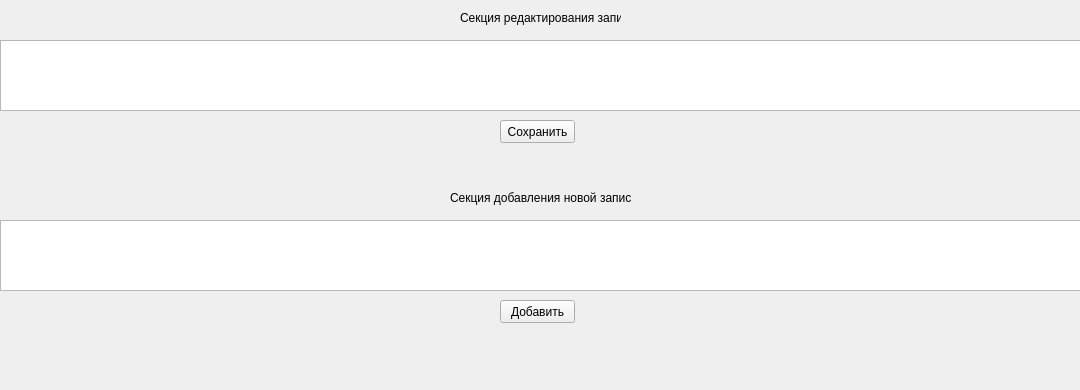
<?xml version="1.0" encoding="UTF-8"?>
<ui version="4.0">
 <class>Form</class>
 <widget class="QWidget" name="Form">
  <property name="geometry">
   <rect>
    <x>0</x>
    <y>0</y>
    <width>1080</width>
    <height>390</height>
   </rect>
  </property>
  <property name="windowTitle">
   <string>Редактирование данных</string>
  </property>
  <widget class="QTableWidget" name="tableEdit">
   <property name="geometry">
    <rect>
     <x>0</x>
     <y>40</y>
     <width>1081</width>
     <height>71</height>
    </rect>
   </property>
  </widget>
  <widget class="QPushButton" name="saveBtn">
   <property name="geometry">
    <rect>
     <x>500</x>
     <y>120</y>
     <width>75</width>
     <height>23</height>
    </rect>
   </property>
   <property name="text">
    <string>Сохранить</string>
   </property>
  </widget>
  <widget class="QTableWidget" name="tableAdd">
   <property name="geometry">
    <rect>
     <x>0</x>
     <y>220</y>
     <width>1081</width>
     <height>71</height>
    </rect>
   </property>
  </widget>
  <widget class="QPushButton" name="addBtn">
   <property name="geometry">
    <rect>
     <x>500</x>
     <y>300</y>
     <width>75</width>
     <height>23</height>
    </rect>
   </property>
   <property name="text">
    <string>Добавить</string>
   </property>
  </widget>
  <widget class="QLabel" name="label">
   <property name="geometry">
    <rect>
     <x>460</x>
     <y>10</y>
     <width>161</width>
     <height>16</height>
    </rect>
   </property>
   <property name="sizePolicy">
    <sizepolicy hsizetype="Expanding" vsizetype="Preferred">
     <horstretch>0</horstretch>
     <verstretch>0</verstretch>
    </sizepolicy>
   </property>
   <property name="text">
    <string>Секция редактирования записи</string>
   </property>
  </widget>
  <widget class="QLabel" name="label_2">
   <property name="geometry">
    <rect>
     <x>450</x>
     <y>190</y>
     <width>181</width>
     <height>16</height>
    </rect>
   </property>
   <property name="text">
    <string>Секция добавления новой записи</string>
   </property>
  </widget>
 </widget>
 <resources/>
 <connections/>
</ui>
